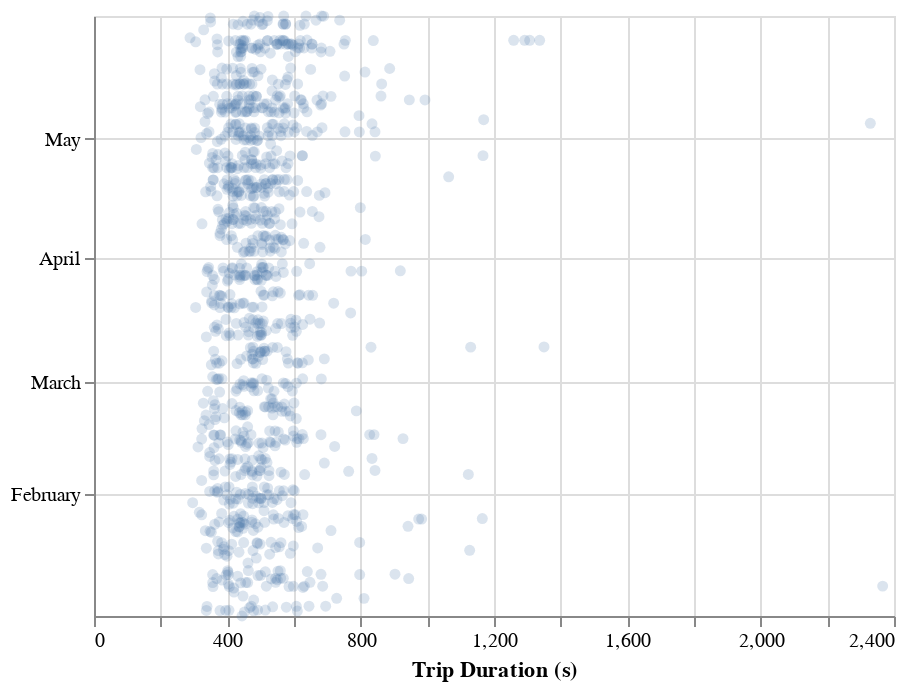

The notebook cell this image was saved under:
### Code cell
alt.Chart(r68df).mark_circle(opacity=.2).encode(
    alt.X('tripduration:Q', title='Trip Duration (s)'),
    alt.Y('starttime:T', title = None)
)

### Figure 1 — Vega-Lite specification as saved in the notebook (floating-point values rounded to 4 significant figures; data arrays with more than 128 entries replaced by an {"elided": "..."} marker saying what was removed)
{"config": {"view": {"continuousWidth": 400, "continuousHeight": 300}}, "data": {"name": "data-0d7c93b5e6800e9413a14efff49a3d3f"}, "mark": {"type": "circle", "opacity": 0.2}, "encoding": {"x": {"type": "quantitative", "field": "tripduration", "title": "Trip Duration (s)"}, "y": {"type": "temporal", "field": "starttime", "title": null}}, "$schema": "https://vega.github.io/schema/vega-lite/v4.8.1.json", "datasets": {"data-0d7c93b5e6800e9413a14efff49a3d3f": {"elided": "988 records"}}}
